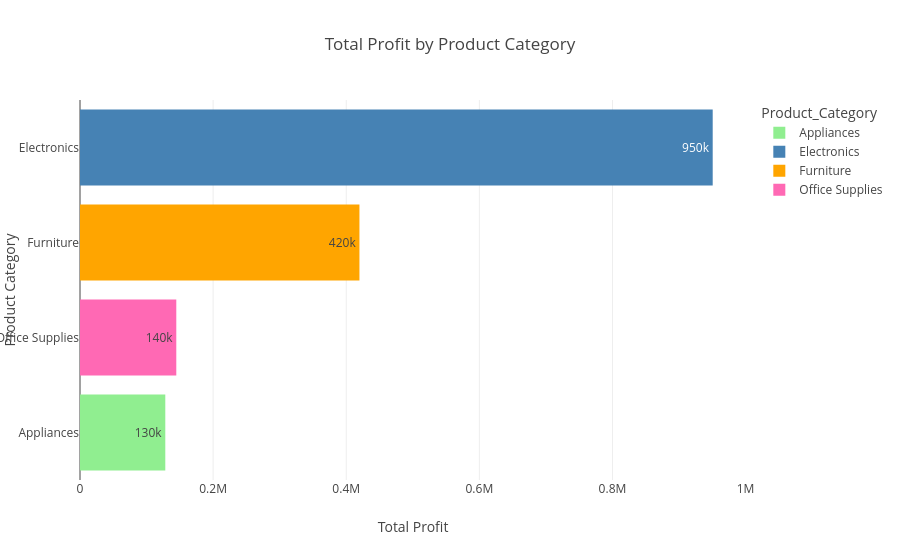

The cell this chart's notebook holds for it:
### Code cell
px.bar(
    df.groupby('Product_Category', as_index=False)['Profit'].sum(),
    x='Profit',
    y='Product_Category',
    orientation='h',
    title='Total Profit by Product Category',
    color='Product_Category',
    color_discrete_map=custome_colors,
    text_auto='.2s'
).update_layout(
    yaxis={'categoryorder': 'total ascending'},
    xaxis_title='Total Profit',
    yaxis_title='Product Category'
).show()

### Figure 1 — Plotly figure (JSON) as saved in the notebook; plotly's stock layout.template omitted (floating-point values rounded to 4 significant figures)
{"data": [{"hovertemplate": "Product_Category=%{y}<br>Profit=%{x}<extra></extra>", "legendgroup": "Appliances", "marker": {"color": "#90EE90", "pattern": {"shape": ""}}, "name": "Appliances", "orientation": "h", "showlegend": true, "textposition": "auto", "texttemplate": "%{x:.2s}", "type": "bar", "x": [128200.0], "xaxis": "x", "y": ["Appliances"], "yaxis": "y"}, {"hovertemplate": "Product_Category=%{y}<br>Profit=%{x}<extra></extra>", "legendgroup": "Electronics", "marker": {"color": "#4682B4", "pattern": {"shape": ""}}, "name": "Electronics", "orientation": "h", "showlegend": true, "textposition": "auto", "texttemplate": "%{x:.2s}", "type": "bar", "x": [950600.0], "xaxis": "x", "y": ["Electronics"], "yaxis": "y"}, {"hovertemplate": "Product_Category=%{y}<br>Profit=%{x}<extra></extra>", "legendgroup": "Furniture", "marker": {"color": "#FFA500", "pattern": {"shape": ""}}, "name": "Furniture", "orientation": "h", "showlegend": true, "textposition": "auto", "texttemplate": "%{x:.2s}", "type": "bar", "x": [419800.0], "xaxis": "x", "y": ["Furniture"], "yaxis": "y"}, {"hovertemplate": "Product_Category=%{y}<br>Profit=%{x}<extra></extra>", "legendgroup": "Office Supplies", "marker": {"color": "#FF69B4", "pattern": {"shape": ""}}, "name": "Office Supplies", "orientation": "h", "showlegend": true, "textposition": "auto", "texttemplate": "%{x:.2s}", "type": "bar", "x": [144700.0], "xaxis": "x", "y": ["Office Supplies"], "yaxis": "y"}], "layout": {"barmode": "relative", "legend": {"title": {"text": "Product_Category"}, "tracegroupgap": 0}, "title": {"text": "Total Profit by Product Category"}, "xaxis": {"anchor": "y", "domain": [0, 1], "title": {"text": "Total Profit"}}, "yaxis": {"anchor": "x", "categoryarray": ["Office Supplies", "Furniture", "Electronics", "Appliances"], "categoryorder": "total ascending", "domain": [0, 1], "title": {"text": "Product Category"}}}}
